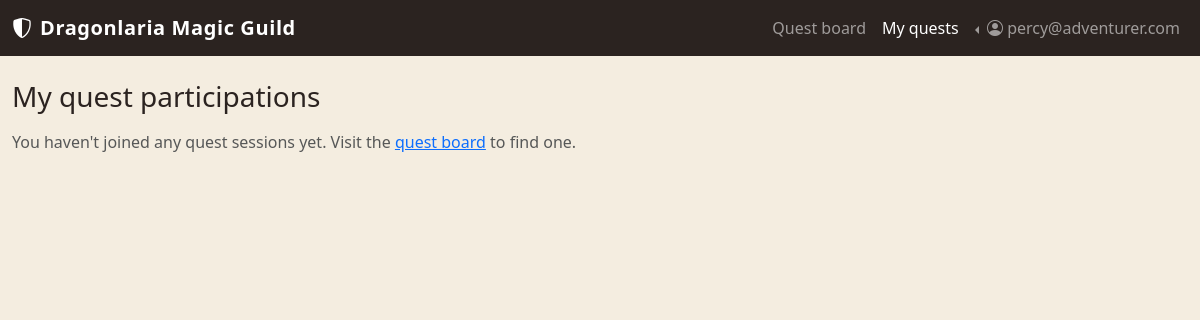
Page /profile (signed in) on the earlier database version.
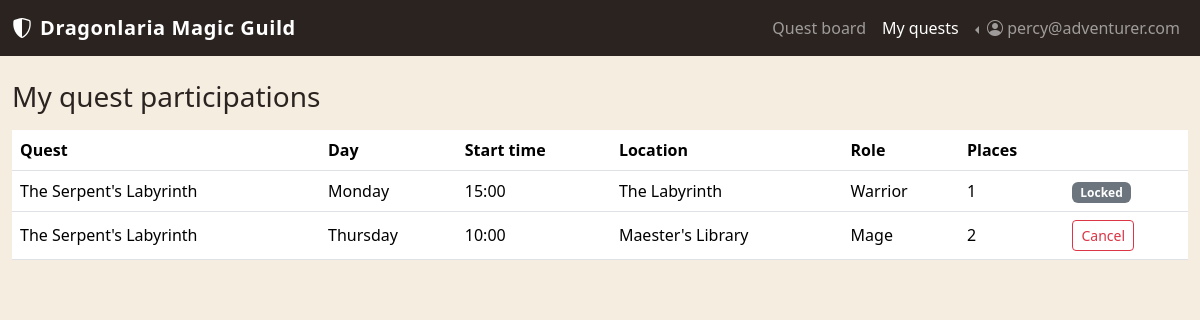
Same page on the later database version.
### tables this page shows
CREATE TABLE "PARTICIPATIONS" (
	"participation_id"	INTEGER NOT NULL UNIQUE,
	"user_id"	INTEGER NOT NULL,
	"session_id"	INTEGER NOT NULL,
	"role_is"	TEXT NOT NULL,
	"places_reserved"	INTEGER NOT NULL,
	PRIMARY KEY("participation_id" AUTOINCREMENT),
	FOREIGN KEY("session_id") REFERENCES "QUEST_SESSIONS"("session_id"),
	FOREIGN KEY("user_id") REFERENCES "USERS"("user_id")
);

CREATE TABLE "QUESTS" (
	"quest_id"	INTEGER NOT NULL UNIQUE,
	"created_by"	INTEGER NOT NULL,
	"title"	TEXT NOT NULL,
	"dur_mins"	INTEGER NOT NULL,
	"quest_type"	TEXT NOT NULL,
	"difficulty"	TEXT NOT NULL,
	"desc"	TEXT NOT NULL,
	"image_path"	TEXT NOT NULL,
	PRIMARY KEY("quest_id" AUTOINCREMENT),
	FOREIGN KEY("created_by") REFERENCES "USERS"("user_id")
);

CREATE TABLE "QUEST_SESSIONS" (
	"session_id"	INTEGER NOT NULL UNIQUE,
	"quest_id"	INTEGER NOT NULL,
	"day"	TEXT NOT NULL,
	"start_time"	TEXT NOT NULL,
	"location"	TEXT NOT NULL,
	PRIMARY KEY("session_id" AUTOINCREMENT),
	FOREIGN KEY("quest_id") REFERENCES "QUESTS"("quest_id")
);

### app.py (the view)
@app.route("/profile")
@login_required
def profile():
    participations_db = participations_dao.get_participations_by_user(current_user.id)
    participations = []
    for p in participations_db:
        modifiable = participations_dao.is_modifiable(p["day"], p["start_time"], SIMULATED_NOW)
        participation = dict(p) # made a copy
        participation["modifiable"] = modifiable #modifiable participations are added to the dict as a boolean
        participations.append(participation)
    return render_template("adventurer/profile.html", participations=participations)

### app.py (called while the page is built)
@login_manager.user_loader
def load_user(user_id):
    db_user = users_dao.get_user_by_id(user_id)
    if db_user is None:
        return None
    return User(id=db_user["user_id"], email=db_user["email"],
                password_hash=db_user["password_hash"], role=db_user["role"])

### models.py (called while the page is built)
    def is_adventurer(self):
        return self.role == "adventurer"

### participations_dao.py (called while the page is built)
def get_participations_by_user(user_id):
    query = (
        "SELECT P.participation_id, P.user_id, P.session_id, P.places_reserved, "
        "P.role_is AS role_category, "
        "QS.day, QS.start_time, QS.location, Q.title, Q.dur_mins AS duration_minutes "
        "FROM PARTICIPATIONS P "
        "JOIN QUEST_SESSIONS QS ON P.session_id = QS.session_id "
        "JOIN QUESTS Q ON QS.quest_id = Q.quest_id "
        "WHERE P.user_id = ?"
    )
    conn = sqlite3.connect("database/myquest.db")
    conn.row_factory = sqlite3.Row
    cursor = conn.cursor()
    cursor.execute(query, (user_id,))
    db_participations = cursor.fetchall()
    cursor.close()
    conn.close()
    return db_participations

### templates/adventurer/profile.html (shortened to what this page needs)
{% extends "base.html" %}
{% block profile_active %}active{% endblock %}
{% block content %}
<div class="col-12">
  <h1 class="h3 mb-3">My quest participations</h1>
  {% if participations|length == 0 %}
  <p class="text-muted">You haven't joined any quest sessions yet. Visit the <a href="{{ url_for('homepage') }}">quest board</a> to find one.</p>
  {% else %}
  <table class="table align-middle">
    <thead>
      <tr>
        <th scope="col">Quest</th>
        <th scope="col">Day</th>
        <th scope="col">Start time</th>
        <th scope="col">Location</th>
        <th scope="col">Role</th>
        <th scope="col">Places</th>
        <th scope="col"></th>
      </tr>
    </thead>
    <tbody>
      {% for p in participations %}
      <tr>
        <td>{{ p.title }}</td>
        <td>{{ p.day }}</td>
        <td><time>{{ p.start_time }}</time></td>
        <td>{{ p.location }}</td>
        <td>{{ p.role_category }}</td>
        <td>{{ p.places_reserved }}</td>
        <td>
          {% if p.modifiable %}
          <form method="POST" action="{{ url_for('cancel_participation', participation_id=p.participation_id) }}">
            <button type="submit" class="btn btn-outline-danger btn-sm">Cancel</button>
          </form>
          {% else %}
          <span class="badge bg-secondary">Locked</span>
          {% endif %}
        </td>
      </tr>
      {% endfor %}
    </tbody>
  </table>
  {% endif %}
</div>
{% endblock %}

Differences in the rows shown:
added PARTICIPATIONS: title "The Serpent's Labyrinth", day "Monday", start_time "15:00", location "The Labyrinth", role_category "Warrior", places_reserved "1", shows "Locked"
added PARTICIPATIONS: title "The Serpent's Labyrinth", day "Thursday", start_time "10:00", location "Maester's Library", role_category "Mage", places_reserved "2"
Other differences:
text no longer shown: "You haven't joined any quest sessions yet. Visit the quest board to find one."
text now shown: "Quest Day Start time Location Role Places"
